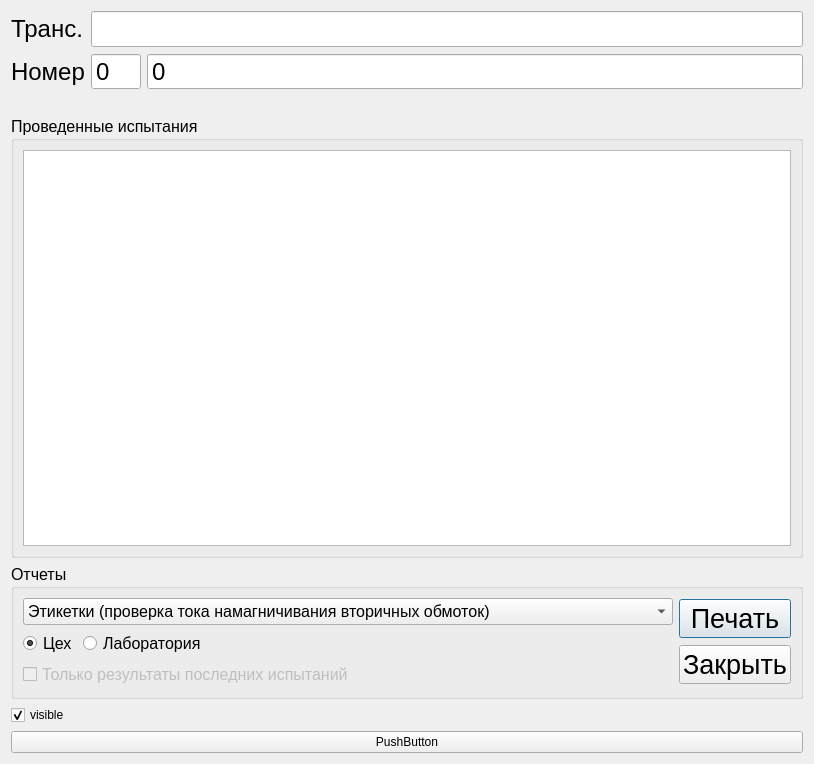
<?xml version="1.0" encoding="UTF-8"?>
<ui version="4.0">
 <class>Dialog</class>
 <widget class="QDialog" name="Dialog">
  <property name="geometry">
   <rect>
    <x>0</x>
    <y>0</y>
    <width>814</width>
    <height>764</height>
   </rect>
  </property>
  <property name="windowTitle">
   <string>Архив</string>
  </property>
  <layout class="QVBoxLayout" name="verticalLayout_3">
   <item>
    <layout class="QFormLayout" name="formLayout">
     <property name="fieldGrowthPolicy">
      <enum>QFormLayout::AllNonFixedFieldsGrow</enum>
     </property>
     <item row="0" column="0">
      <widget class="QLabel" name="label">
       <property name="font">
        <font>
         <pointsize>18</pointsize>
         <weight>50</weight>
         <bold>false</bold>
        </font>
       </property>
       <property name="text">
        <string>Транс.</string>
       </property>
      </widget>
     </item>
     <item row="0" column="1">
      <widget class="QLineEdit" name="leTransformer">
       <property name="font">
        <font>
         <pointsize>18</pointsize>
        </font>
       </property>
      </widget>
     </item>
     <item row="1" column="0">
      <widget class="QLabel" name="label_2">
       <property name="font">
        <font>
         <pointsize>18</pointsize>
         <weight>50</weight>
         <bold>false</bold>
        </font>
       </property>
       <property name="text">
        <string>Номер</string>
       </property>
      </widget>
     </item>
     <item row="1" column="1">
      <layout class="QHBoxLayout" name="horizontalLayout">
       <item>
        <widget class="QSpinBox" name="sbYear">
         <property name="minimumSize">
          <size>
           <width>0</width>
           <height>0</height>
          </size>
         </property>
         <property name="maximumSize">
          <size>
           <width>50</width>
           <height>16777215</height>
          </size>
         </property>
         <property name="font">
          <font>
           <pointsize>18</pointsize>
          </font>
         </property>
         <property name="buttonSymbols">
          <enum>QAbstractSpinBox::NoButtons</enum>
         </property>
        </widget>
       </item>
       <item>
        <widget class="QSpinBox" name="sbNumber">
         <property name="font">
          <font>
           <pointsize>18</pointsize>
          </font>
         </property>
         <property name="buttonSymbols">
          <enum>QAbstractSpinBox::NoButtons</enum>
         </property>
         <property name="minimum">
          <number>-1</number>
         </property>
         <property name="maximum">
          <number>9999999</number>
         </property>
        </widget>
       </item>
      </layout>
     </item>
    </layout>
   </item>
   <item>
    <layout class="QHBoxLayout" name="horizontalLayout_2">
     <item>
      <spacer name="horizontalSpacer">
       <property name="orientation">
        <enum>Qt::Horizontal</enum>
       </property>
       <property name="sizeHint" stdset="0">
        <size>
         <width>40</width>
         <height>20</height>
        </size>
       </property>
      </spacer>
     </item>
     <item>
      <layout class="QVBoxLayout" name="vlKeyboard"/>
     </item>
     <item>
      <spacer name="horizontalSpacer_2">
       <property name="orientation">
        <enum>Qt::Horizontal</enum>
       </property>
       <property name="sizeHint" stdset="0">
        <size>
         <width>40</width>
         <height>20</height>
        </size>
       </property>
      </spacer>
     </item>
    </layout>
   </item>
   <item>
    <widget class="QGroupBox" name="groupBox">
     <property name="font">
      <font>
       <pointsize>12</pointsize>
      </font>
     </property>
     <property name="title">
      <string>Проведенные испытания</string>
     </property>
     <layout class="QVBoxLayout" name="verticalLayout">
      <item>
       <widget class="QTableView" name="tableView">
        <property name="font">
         <font>
          <pointsize>10</pointsize>
          <weight>75</weight>
          <bold>true</bold>
         </font>
        </property>
       </widget>
      </item>
     </layout>
    </widget>
   </item>
   <item>
    <widget class="QGroupBox" name="groupBox_2">
     <property name="maximumSize">
      <size>
       <width>16777215</width>
       <height>150</height>
      </size>
     </property>
     <property name="font">
      <font>
       <pointsize>12</pointsize>
      </font>
     </property>
     <property name="title">
      <string>Отчеты</string>
     </property>
     <layout class="QHBoxLayout" name="horizontalLayout_4">
      <item>
       <layout class="QVBoxLayout" name="verticalLayout_4">
        <item>
         <widget class="QComboBox" name="comboBox">
          <property name="currentIndex">
           <number>0</number>
          </property>
          <item>
           <property name="text">
            <string>Этикетки (проверка тока намагничивания вторичных обмоток)</string>
           </property>
          </item>
          <item>
           <property name="text">
            <string>Этикетки (поверка вторичных обмоток)</string>
           </property>
          </item>
          <item>
           <property name="text">
            <string>Этикетки (поверка активных частей)</string>
           </property>
          </item>
          <item>
           <property name="text">
            <string>Результаты проверки тока намагничивения вторичных обмоток</string>
           </property>
          </item>
          <item>
           <property name="text">
            <string>Вольт-амперная харастеристика намагничивания обмоток</string>
           </property>
          </item>
          <item>
           <property name="text">
            <string>Протокол поверки</string>
           </property>
          </item>
          <item>
           <property name="text">
            <string>Общий отчет</string>
           </property>
          </item>
          <item>
           <property name="text">
            <string>Отчет о прохождении заказа</string>
           </property>
          </item>
          <item>
           <property name="text">
            <string>Отчет по браку</string>
           </property>
          </item>
          <item>
           <property name="text">
            <string>Общий отчет (fastReport)</string>
           </property>
          </item>
         </widget>
        </item>
        <item>
         <layout class="QHBoxLayout" name="horizontalLayout_3">
          <item>
           <widget class="QRadioButton" name="radioButton">
            <property name="enabled">
             <bool>true</bool>
            </property>
            <property name="text">
             <string>Цех</string>
            </property>
            <property name="checked">
             <bool>true</bool>
            </property>
           </widget>
          </item>
          <item>
           <widget class="QRadioButton" name="radioButton_2">
            <property name="enabled">
             <bool>true</bool>
            </property>
            <property name="text">
             <string>Лаборатория</string>
            </property>
           </widget>
          </item>
          <item>
           <spacer name="horizontalSpacer_3">
            <property name="orientation">
             <enum>Qt::Horizontal</enum>
            </property>
            <property name="sizeHint" stdset="0">
             <size>
              <width>40</width>
              <height>20</height>
             </size>
            </property>
           </spacer>
          </item>
         </layout>
        </item>
        <item>
         <widget class="QCheckBox" name="checkBox">
          <property name="enabled">
           <bool>false</bool>
          </property>
          <property name="text">
           <string>Только результаты последних испытаний</string>
          </property>
         </widget>
        </item>
       </layout>
      </item>
      <item>
       <layout class="QVBoxLayout" name="verticalLayout_2">
        <item>
         <widget class="QPushButton" name="pushButton">
          <property name="maximumSize">
           <size>
            <width>150</width>
            <height>16777215</height>
           </size>
          </property>
          <property name="font">
           <font>
            <pointsize>20</pointsize>
           </font>
          </property>
          <property name="text">
           <string>Печать</string>
          </property>
         </widget>
        </item>
        <item>
         <widget class="QPushButton" name="pushButton_2">
          <property name="maximumSize">
           <size>
            <width>150</width>
            <height>16777215</height>
           </size>
          </property>
          <property name="font">
           <font>
            <pointsize>20</pointsize>
           </font>
          </property>
          <property name="text">
           <string>Закрыть</string>
          </property>
         </widget>
        </item>
       </layout>
      </item>
     </layout>
    </widget>
   </item>
   <item>
    <widget class="QCheckBox" name="checkBox_2">
     <property name="text">
      <string>visible</string>
     </property>
     <property name="checked">
      <bool>true</bool>
     </property>
    </widget>
   </item>
   <item>
    <widget class="QPushButton" name="pushButton_3">
     <property name="text">
      <string>PushButton</string>
     </property>
    </widget>
   </item>
  </layout>
 </widget>
 <resources/>
 <connections/>
</ui>
